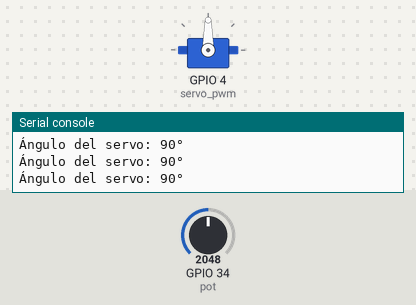
A program run on a simulated ESP32 board running MicroPython. On the bench: servo, the last lines printed to the serial console. Inputs (shaded band) come from the test bench; at power-on: GPIO 34 (pot) = 2048 (analog values on the 0–4095 scale). Servo angles are drawn from the pulse width (0.5 ms = 0°, 2.5 ms = 180°).

Above: at 1.2 s.
1.3 s: GPIO 34 (pot) set to 2866
At 2.0 s:
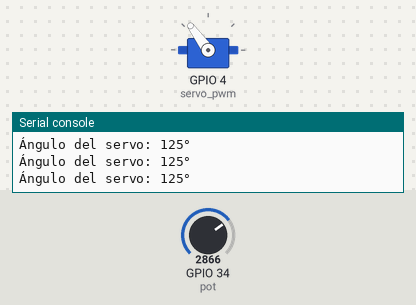
2.8 s: GPIO 34 (pot) set to 3603
At 3.4 s:
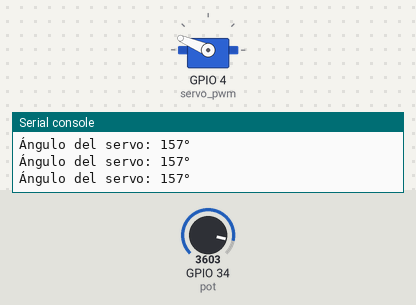
4.3 s: GPIO 34 (pot) set to 4095
At 4.7 s:
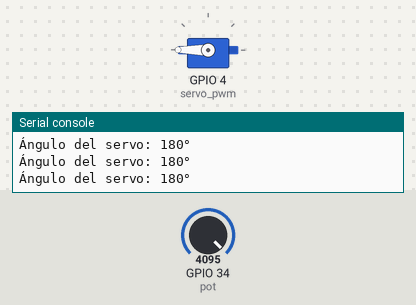
5.8 s: GPIO 34 (pot) set to 1228
At 7.0 s:
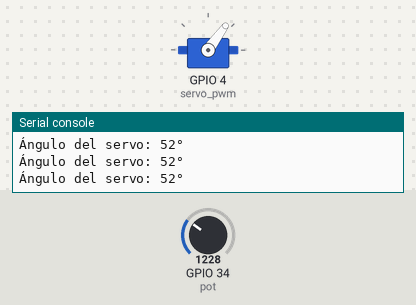
7.3 s: GPIO 34 (pot) set to 491
At 8.5 s:
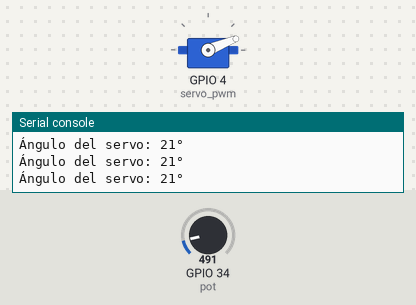
8.8 s: GPIO 34 (pot) set to 0
At 9.9 s:
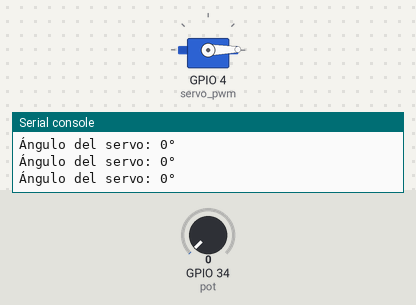
Timing chart, 0 to 11.3 s (numbered marks = the images above; inputs shaded):
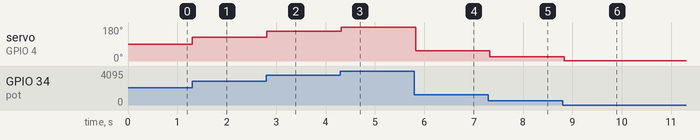

Measured:
- after the input at 1.3 s, servo on GPIO 4 (servo_pwm): 90° → 126° at once
- after the input at 2.8 s, servo on GPIO 4 (servo_pwm): 126° → 157° at once
- after the input at 4.3 s, servo on GPIO 4 (servo_pwm): 157° → 180° at once
- after the input at 5.8 s, servo on GPIO 4 (servo_pwm): 180° → 54° at once
- after the input at 7.3 s, servo on GPIO 4 (servo_pwm): 54° → 22° at once
- after the input at 8.8 s, servo on GPIO 4 (servo_pwm): 22° → 1° at once

The program:

Pwm_Pot_Servo_180.py
```python
from machine import Pin, PWM, ADC
import time

# Configuración de pines
servo_pin = 4  # Cambia esto al pin correcto
pot_pin = 34  # Cambia esto al pin correcto

# Configuración del PWM para el servo
frecuencia_pwm = 50  # Frecuencia en Hz para un servo
servo_pwm = PWM(Pin(servo_pin))
servo_pwm.freq(frecuencia_pwm)

# Inicializar ADC en el pin del potenciómetro
pot = ADC(Pin(pot_pin))
pot.atten(ADC.ATTN_11DB)  # Configurar el rango de voltaje del ADC

def leer_pot():
    valor_pot = pot.read()  # Leer el valor del potenciómetro (0-4095)
    ciclo_trabajo = valor_pot * 102 // 4095 + 26  # Mapear el valor del potenciómetro al rango de ciclo de trabajo del servo (26-128)
    return ciclo_trabajo

def main():
    while True:
        ciclo_trabajo = leer_pot()
        servo_pwm.duty(ciclo_trabajo)  # Establecer el ciclo de trabajo del PWM
        angulo = (ciclo_trabajo - 26) * 180 // 102  # Calcular el ángulo aproximado del servo
        print(f'Ángulo del servo: {angulo}°')
        time.sleep(0.1)  # Pausa para estabilizar la lectura

if __name__ == '__main__':
    main()
```
